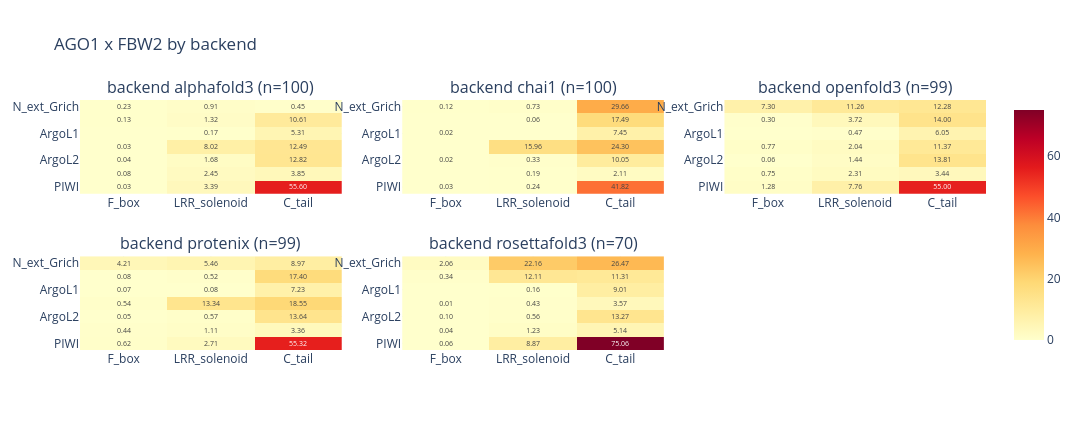

This figure's notebook cell:
### Markdown cell above
## Per-backend breakdown

Cross-architecture agreement check: do the six ABCfold backends place the
same domain–domain contacts? One panel per couple, one heatmap per surviving
backend, shared colour scale.

### Code cell
backends = sorted(df["backend"].dropna().unique())
backend_n_models = df.groupby("backend")["fname"].nunique()
print(f"{len(backends)} backend(s): " + ", ".join(f'{b} (n={backend_n_models[b]})' for b in backends))
panel_by("backend", backends, backend_n_models, "backend", "per_backend")

### Figure 1 — Plotly figure (JSON) as saved in the notebook; plotly's stock layout.template omitted (floating-point values rounded to 4 significant figures)
{"data": [{"colorscale": [[0.0, "rgb(255,255,204)"], [0.125, "rgb(255,237,160)"], [0.25, "rgb(254,217,118)"], [0.375, "rgb(254,178,76)"], [0.5, "rgb(253,141,60)"], [0.625, "rgb(252,78,42)"], [0.75, "rgb(227,26,28)"], [0.875, "rgb(189,0,38)"], [1.0, "rgb(128,0,38)"]], "hovertemplate": "backend alphafold3<br>%{y} / %{x}<br>%{z:.3f}/model<extra></extra>", "showscale": false, "text": [["0.23", "0.91", "0.45"], ["0.13", "1.32", "10.61"], ["", "0.17", "5.31"], ["0.03", "8.02", "12.49"], ["0.04", "1.68", "12.82"], ["0.08", "2.45", "3.85"], ["0.03", "3.39", "55.60"]], "textfont": {"size": 7}, "texttemplate": "%{text}", "type": "heatmap", "x": ["F_box", "LRR_solenoid", "C_tail"], "xaxis": "x", "y": ["N_ext_Grich", "ArgoN", "ArgoL1", "PAZ", "ArgoL2", "MID", "PIWI"], "yaxis": "y", "z": [[0.23, 0.91, 0.45], [0.13, 1.32, 10.61], [0.0, 0.17, 5.31], [0.03, 8.02, 12.49], [0.04, 1.68, 12.82], [0.08, 2.45, 3.85], [0.03, 3.39, 55.6]], "zmax": 75.06, "zmin": 0}, {"colorscale": [[0.0, "rgb(255,255,204)"], [0.125, "rgb(255,237,160)"], [0.25, "rgb(254,217,118)"], [0.375, "rgb(254,178,76)"], [0.5, "rgb(253,141,60)"], [0.625, "rgb(252,78,42)"], [0.75, "rgb(227,26,28)"], [0.875, "rgb(189,0,38)"], [1.0, "rgb(128,0,38)"]], "hovertemplate": "backend chai1<br>%{y} / %{x}<br>%{z:.3f}/model<extra></extra>", "showscale": false, "text": [["0.12", "0.73", "29.66"], ["", "0.06", "17.49"], ["0.02", "", "7.45"], ["", "15.96", "24.30"], ["0.02", "0.33", "10.05"], ["", "0.19", "2.11"], ["0.03", "0.24", "41.82"]], "textfont": {"size": 7}, "texttemplate": "%{text}", "type": "heatmap", "x": ["F_box", "LRR_solenoid", "C_tail"], "xaxis": "x2", "y": ["N_ext_Grich", "ArgoN", "ArgoL1", "PAZ", "ArgoL2", "MID", "PIWI"], "yaxis": "y2", "z": [[0.12, 0.73, 29.66], [0.0, 0.06, 17.49], [0.02, 0.0, 7.45], [0.0, 15.96, 24.3], [0.02, 0.33, 10.05], [0.0, 0.19, 2.11], [0.03, 0.24, 41.82]], "zmax": 75.06, "zmin": 0}, {"colorscale": [[0.0, "rgb(255,255,204)"], [0.125, "rgb(255,237,160)"], [0.25, "rgb(254,217,118)"], [0.375, "rgb(254,178,76)"], [0.5, "rgb(253,141,60)"], [0.625, "rgb(252,78,42)"], [0.75, "rgb(227,26,28)"], [0.875, "rgb(189,0,38)"], [1.0, "rgb(128,0,38)"]], "hovertemplate": "backend openfold3<br>%{y} / %{x}<br>%{z:.3f}/model<extra></extra>", "showscale": false, "text": [["7.30", "11.26", "12.28"], ["0.30", "3.72", "14.00"], ["", "0.47", "6.05"], ["0.77", "2.04", "11.37"], ["0.06", "1.44", "13.81"], ["0.75", "2.31", "3.44"], ["1.28", "7.76", "55.00"]], "textfont": {"size": 7}, "texttemplate": "%{text}", "type": "heatmap", "x": ["F_box", "LRR_solenoid", "C_tail"], "xaxis": "x3", "y": ["N_ext_Grich", "ArgoN", "ArgoL1", "PAZ", "ArgoL2", "MID", "PIWI"], "yaxis": "y3", "z": [[7.303, 11.26, 12.28], [0.303, 3.717, 14.0], [0.0, 0.4747, 6.051], [0.7677, 2.04, 11.37], [0.06061, 1.444, 13.81], [0.7475, 2.313, 3.444], [1.283, 7.758, 55.0]], "zmax": 75.06, "zmin": 0}, {"colorscale": [[0.0, "rgb(255,255,204)"], [0.125, "rgb(255,237,160)"], [0.25, "rgb(254,217,118)"], [0.375, "rgb(254,178,76)"], [0.5, "rgb(253,141,60)"], [0.625, "rgb(252,78,42)"], [0.75, "rgb(227,26,28)"], [0.875, "rgb(189,0,38)"], [1.0, "rgb(128,0,38)"]], "hovertemplate": "backend protenix<br>%{y} / %{x}<br>%{z:.3f}/model<extra></extra>", "showscale": false, "text": [["4.21", "5.46", "8.97"], ["0.08", "0.52", "17.40"], ["0.07", "0.08", "7.23"], ["0.54", "13.34", "18.55"], ["0.05", "0.57", "13.64"], ["0.44", "1.11", "3.36"], ["0.62", "2.71", "55.32"]], "textfont": {"size": 7}, "texttemplate": "%{text}", "type": "heatmap", "x": ["F_box", "LRR_solenoid", "C_tail"], "xaxis": "x4", "y": ["N_ext_Grich", "ArgoN", "ArgoL1", "PAZ", "ArgoL2", "MID", "PIWI"], "yaxis": "y4", "z": [[4.212, 5.465, 8.97], [0.08081, 0.5152, 17.4], [0.07071, 0.08081, 7.232], [0.5354, 13.34, 18.55], [0.05051, 0.5657, 13.64], [0.4444, 1.111, 3.364], [0.6162, 2.707, 55.32]], "zmax": 75.06, "zmin": 0}, {"colorscale": [[0.0, "rgb(255,255,204)"], [0.125, "rgb(255,237,160)"], [0.25, "rgb(254,217,118)"], [0.375, "rgb(254,178,76)"], [0.5, "rgb(253,141,60)"], [0.625, "rgb(252,78,42)"], [0.75, "rgb(227,26,28)"], [0.875, "rgb(189,0,38)"], [1.0, "rgb(128,0,38)"]], "hovertemplate": "backend rosettafold3<br>%{y} / %{x}<br>%{z:.3f}/model<extra></extra>", "showscale": true, "text": [["2.06", "22.16", "26.47"], ["0.34", "12.11", "11.31"], ["", "0.16", "9.01"], ["0.01", "0.43", "3.57"], ["0.10", "0.56", "13.27"], ["0.04", "1.23", "5.14"], ["0.06", "8.87", "75.06"]], "textfont": {"size": 7}, "texttemplate": "%{text}", "type": "heatmap", "x": ["F_box", "LRR_solenoid", "C_tail"], "xaxis": "x5", "y": ["N_ext_Grich", "ArgoN", "ArgoL1", "PAZ", "ArgoL2", "MID", "PIWI"], "yaxis": "y5", "z": [[2.057, 22.16, 26.47], [0.3429, 12.11, 11.31], [0.0, 0.1571, 9.014], [0.01429, 0.4286, 3.571], [0.1, 0.5571, 13.27], [0.04286, 1.229, 5.143], [0.05714, 8.871, 75.06]], "zmax": 75.06, "zmin": 0}], "layout": {"annotations": [{"font": {"size": 16}, "showarrow": false, "text": "backend alphafold3 (n=100)", "x": 0.1444, "xanchor": "center", "xref": "paper", "y": 1.0, "yanchor": "bottom", "yref": "paper"}, {"font": {"size": 16}, "showarrow": false, "text": "backend chai1 (n=100)", "x": 0.5, "xanchor": "center", "xref": "paper", "y": 1.0, "yanchor": "bottom", "yref": "paper"}, {"font": {"size": 16}, "showarrow": false, "text": "backend openfold3 (n=99)", "x": 0.8556, "xanchor": "center", "xref": "paper", "y": 1.0, "yanchor": "bottom", "yref": "paper"}, {"font": {"size": 16}, "showarrow": false, "text": "backend protenix (n=99)", "x": 0.1444, "xanchor": "center", "xref": "paper", "y": 0.375, "yanchor": "bottom", "yref": "paper"}, {"font": {"size": 16}, "showarrow": false, "text": "backend rosettafold3 (n=70)", "x": 0.5, "xanchor": "center", "xref": "paper", "y": 0.375, "yanchor": "bottom", "yref": "paper"}], "height": 430, "title": {"text": "AGO1 x FBW2 by backend"}, "width": 1080, "xaxis": {"anchor": "y", "domain": [0.0, 0.2889]}, "xaxis2": {"anchor": "y2", "domain": [0.3556, 0.6444]}, "xaxis3": {"anchor": "y3", "domain": [0.7111, 1.0]}, "xaxis4": {"anchor": "y4", "domain": [0.0, 0.2889]}, "xaxis5": {"anchor": "y5", "domain": [0.3556, 0.6444]}, "xaxis6": {"anchor": "y6", "domain": [0.7111, 1.0]}, "yaxis": {"anchor": "x", "autorange": "reversed", "domain": [0.625, 1.0]}, "yaxis2": {"anchor": "x2", "autorange": "reversed", "domain": [0.625, 1.0]}, "yaxis3": {"anchor": "x3", "autorange": "reversed", "domain": [0.625, 1.0]}, "yaxis4": {"anchor": "x4", "autorange": "reversed", "domain": [0.0, 0.375]}, "yaxis5": {"anchor": "x5", "autorange": "reversed", "domain": [0.0, 0.375]}, "yaxis6": {"anchor": "x6", "autorange": "reversed", "domain": [0.0, 0.375]}}}
